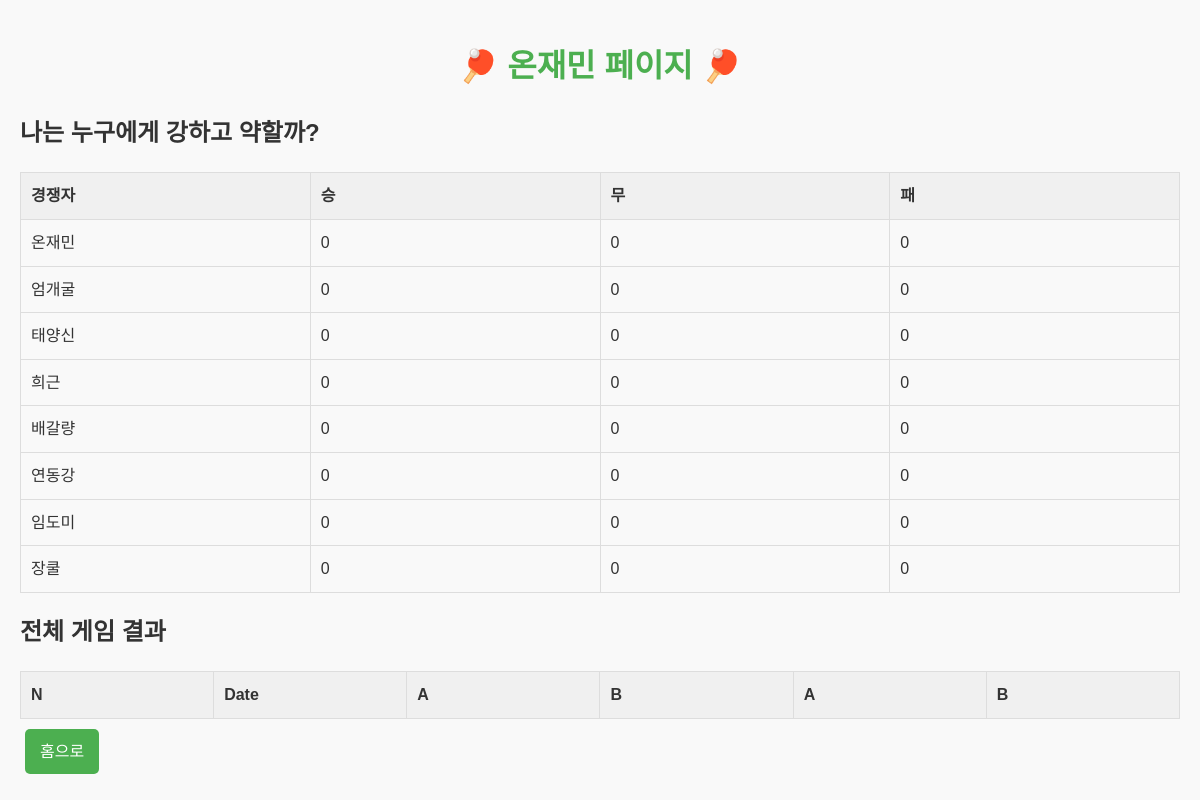
The app's page /personal/12 with its own data.
### myapp/models.py (models this page shows, shortened)
class User(models.Model):
    name = models.CharField(max_length=5)
    wins = models.IntegerField(default=0)
    draws = models.IntegerField(default=0)
    losses = models.IntegerField(default=0)

### myapp/views.py (the view, shortened to what this page needs)
# urls.py: path('personal/<int:personal_id>', views.personal, name='personal'),
def personal(request, personal_id):
    personal_data=User.objects.get(id=personal_id)
    users = User.objects.all().order_by('id')
    user_index_map = {user.id: index for index,user in enumerate(users)}
    personal_results = GameResult.objects.filter(
        player_a=personal_data.id
    ) | GameResult.objects.filter(
        player_b=personal_data.id
    )
    score_matrix=[[0,0,0] for _ in range(len(users))] #승무패
    personal_results = personal_results.order_by("datetime")
    users_scores = zip(users, score_matrix)
    return render(request, 'personal.html',{'personal_data':personal_data, 'personal_results':personal_results, 'users_scores':users_scores } )

### myapp/templates/personal.html (shortened to what this page needs)
{% load static %}
<!DOCTYPE html>
<html lang="en">
  <head>
    <link rel="stylesheet" href="{% static 'myapp/css/personal.css' %}" />
  </head>
  <body>
    <header>
      <h1>🏓 {{personal_data.name}} 페이지 🏓</h1>
    </header>
    <section>
        <h2>나는 누구에게 강하고 약할까?</h2>
        <table border="1">
          <tr>
            <th>경쟁자</th>
            <th>승</th>
            <th>무</th>
            <th>패</th>
          </tr>
          {% for users, scores in users_scores %}
          <tr>
            <td>{{ users.name }}</td>
            <td>{{ scores.0 }}</td>
            <td>{{ scores.1 }}</td>
            <td>{{ scores.2 }}</td>
          </tr>
          {% endfor %}
        </table>
      </section>
    <section>
      <h2>전체 게임 결과</h2>
      <table border="1">
        <tr>
          <th>N</th>
          <th>Date</th>
          <th>A</th>
          <th>B</th>
          <th>A</th>
          <th>B</th>
        </tr>
      </table>
    </section>
    <div>{{score_matrix}}
    <a class='button' href="{% url 'home' %}">홈으로</a>
  </body>
</html>

### myapp/static/myapp/css/personal.css (style rules this page uses)
body { font-family: "Arial", sans-serif; background-color: #f9f9f9; color: #333; margin: 0; padding: 20px; line-height: 1.6; }
header h1 { text-align: center; color: #4caf50; animation: shake 0.5s infinite; }
table { width: 100%; border-collapse: collapse; table-layout: fixed; }
th, td { border: 1px solid #ddd; padding: 10px; text-align: left; }
th { background-color: #f0f0f0; }
a.button { display: inline-block; padding: 10px 15px; margin: 10px 5px; background-color: #4caf50; color: white; text-decoration: none; border-radius: 5px; text-align: center; }

### records on screen
User: name "온재민", scores "0"
User: name "엄개굴", draws "0"
User: name "태양신", draws "0"
User: name "희근", scores "0"
User: name "배갈량", draws "0"
User: name "연동강", draws "0"
User: name "임도미", draws "0"
User: name "장쿨", draws "0"
